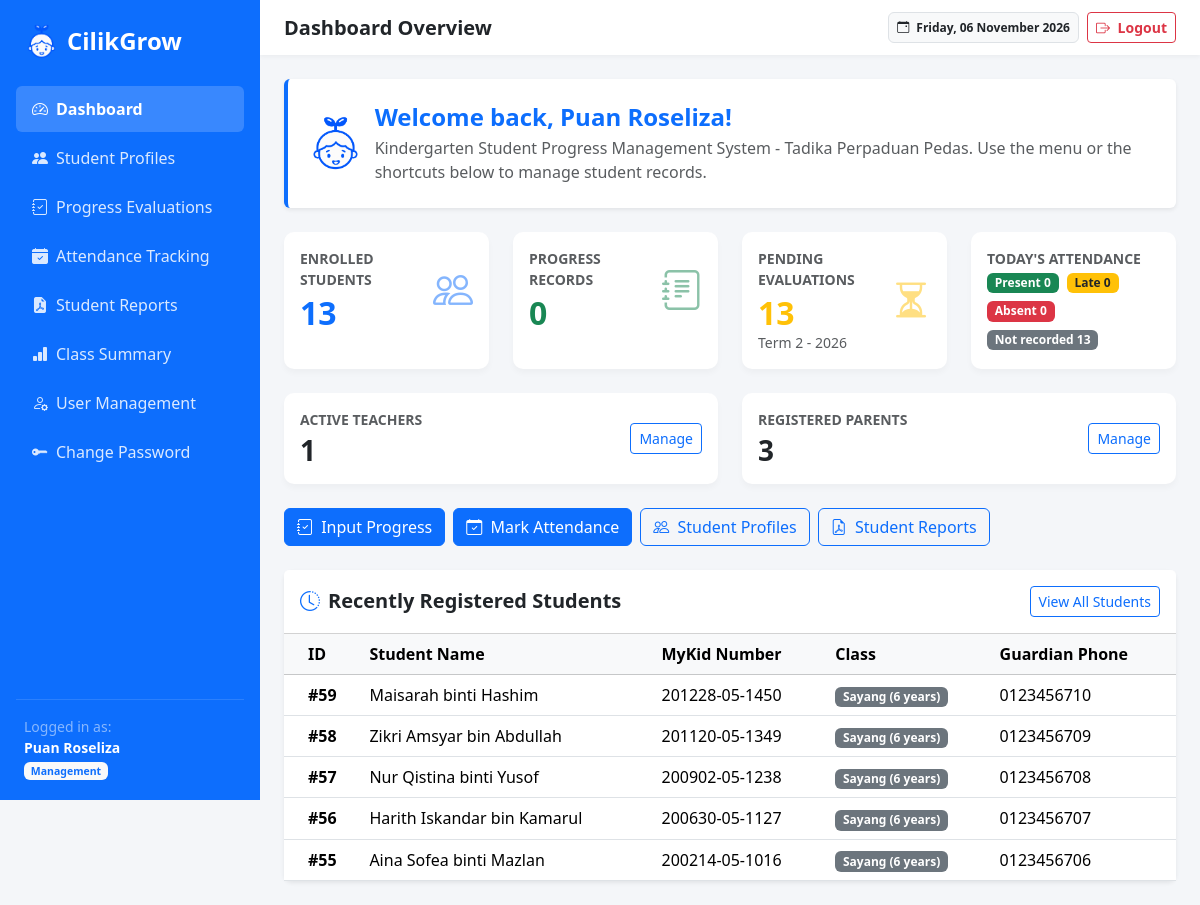
/dashboard.php (signed in), run on the app's committed database.
### tables this page shows
CREATE TABLE `students` (
  `student_id`     int(11)      NOT NULL AUTO_INCREMENT,
  `student_name`   varchar(100) NOT NULL,
  `mykid`          varchar(20)  NOT NULL,
  `gender`         enum('Male','Female') DEFAULT NULL,
  `class_name`     varchar(50)  NOT NULL,
  `date_of_birth`  date         DEFAULT NULL,
  `address`        text         DEFAULT NULL,
  `guardian_phone` varchar(20)  DEFAULT NULL,
  PRIMARY KEY (`student_id`),
  UNIQUE KEY `uq_students_mykid` (`mykid`)
);

### includes/auth.php (called while the page is built, shortened)
<?php
function e($value): string
{
    return htmlspecialchars((string)($value ?? ''), ENT_QUOTES, 'UTF-8');
}
function current_term(): string
{
    return ((int)date('n') <= 6) ? TERM_OPTIONS[0] : TERM_OPTIONS[1];
}

### dashboard.php (the view, shortened to what this page needs)
<?php
require_once __DIR__ . '/includes/auth.php';
$role = $_SESSION['role'];
$name = $_SESSION['full_name'] ?? $_SESSION['username'];
function scalar(mysqli $conn, string $sql, string $types = '', array $params = []): int
{
    $stmt = $conn->prepare($sql);
    if ($types !== '') {
        $stmt->bind_param($types, ...$params);
    }
    $stmt->execute();
    $row = $stmt->get_result()->fetch_row();
    return (int)($row[0] ?? 0);
}
$page_title = 'Dashboard Overview';
$active = 'dashboard';
    ?>
    <?php
$total_students    = scalar($conn, 'SELECT COUNT(*) FROM students');
$total_evaluations = scalar($conn, 'SELECT COUNT(*) FROM progress_records');
$term              = current_term();
$pending_evals     = scalar($conn, 'SELECT COUNT(*) FROM students s WHERE NOT EXISTS (SELECT 1 FROM progress_records p WHERE p.student_id = s.student_id AND p.academic_term = ?)', 's', [$term]);
$today = ['Present' => 0, 'Absent' => 0, 'Late' => 0];
$res = $conn->query("SELECT status, COUNT(*) AS c FROM attendance WHERE attendance_date = CURDATE() GROUP BY status");
while ($res && ($r = $res->fetch_assoc())) {
    $today[$r['status']] = (int)$r['c'];
}
$recorded_today = array_sum($today);
$not_recorded   = max(0, $total_students - $recorded_today);
$teacher_count = $parent_count = 0;
if ($role === 'Management') {
    $teacher_count = scalar($conn, "SELECT COUNT(*) FROM users WHERE role = 'Teacher' AND status = 'Active'");
    $parent_count  = scalar($conn, "SELECT COUNT(*) FROM users WHERE role = 'Parent' AND status = 'Active'");
}
$recent = [];
$res = $conn->query('SELECT * FROM students ORDER BY student_id DESC LIMIT 5');
while ($res && ($r = $res->fetch_assoc())) {
    $recent[] = $r;
}
include __DIR__ . '/includes/header.php';
?>
<div class="alert alert-primary border-0 shadow-sm bg-white border-start border-4 border-primary d-flex align-items-center p-4 mb-4">
    <img src="img/logo.png" alt="Logo" style="width:55px;height:55px;object-fit:contain;" class="me-3" onerror="this.style.display='none'">
    <div>
        <h4 class="fw-bold text-primary mb-1">Welcome back, <?= e($name); ?>!</h4>
        <p class="text-muted mb-0">Kindergarten Student Progress Management System - Tadika Perpaduan Pedas. Use the menu or the shortcuts below to manage student records.</p>
    </div>
</div>
<div class="row g-4 mb-4">
    <div class="col-md-6 col-xl-3">
        <div class="card stat-card p-3 bg-white h-100">
            <div class="d-flex justify-content-between align-items-center">
                <div><p class="text-muted small mb-1 text-uppercase fw-semibold">Enrolled Students</p><h2 class="fw-bold text-primary mb-0"><?= $total_students; ?></h2></div>
                <div class="fs-1 text-primary opacity-50"><i class="bi bi-people"></i></div>
            </div>
        </div>
    </div>
    <div class="col-md-6 col-xl-3">
        <div class="card stat-card p-3 bg-white h-100">
            <div class="d-flex justify-content-between align-items-center">
                <div><p class="text-muted small mb-1 text-uppercase fw-semibold">Progress Records</p><h2 class="fw-bold text-success mb-0"><?= $total_evaluations; ?></h2></div>
                <div class="fs-1 text-success opacity-50"><i class="bi bi-journal-text"></i></div>
            </div>
        </div>
    </div>
    <div class="col-md-6 col-xl-3">
        <div class="card stat-card p-3 bg-white h-100">
            <div class="d-flex justify-content-between align-items-center">
                <div><p class="text-muted small mb-1 text-uppercase fw-semibold">Pending Evaluations</p><h2 class="fw-bold text-warning mb-0"><?= $pending_evals; ?></h2><div class="text-muted small"><?= e($term); ?></div></div>
                <div class="fs-1 text-warning opacity-50"><i class="bi bi-hourglass-split"></i></div>
            </div>
        </div>
    </div>
    <div class="col-md-6 col-xl-3">
        <div class="card stat-card p-3 bg-white h-100">
            <p class="text-muted small mb-1 text-uppercase fw-semibold">Today's Attendance</p>
            <div class="d-flex gap-2 flex-wrap">
                <span class="badge bg-success">Present <?= $today['Present']; ?></span>
                <span class="badge bg-warning text-dark">Late <?= $today['Late']; ?></span>
                <span class="badge bg-danger">Absent <?= $today['Absent']; ?></span>
                <span class="badge bg-secondary">Not recorded <?= $not_recorded; ?></span>
            </div>
        </div>
    </div>
</div>
<?php if ($role === 'Management'): ?>
<div class="row g-4 mb-4">
    <div class="col-md-6">
        <div class="card stat-card p-3 bg-white"><div class="d-flex justify-content-between align-items-center">
            <div><p class="text-muted small mb-1 text-uppercase fw-semibold">Active Teachers</p><h3 class="fw-bold mb-0"><?= $teacher_count; ?></h3></div>
            <a href="users.php?role=Teacher" class="btn btn-sm btn-outline-primary">Manage</a></div></div>
    </div>
    <div class="col-md-6">
        <div class="card stat-card p-3 bg-white"><div class="d-flex justify-content-between align-items-center">
            <div><p class="text-muted small mb-1 text-uppercase fw-semibold">Registered Parents</p><h3 class="fw-bold mb-0"><?= $parent_count; ?></h3></div>
            <a href="users.php?role=Parent" class="btn btn-sm btn-outline-primary">Manage</a></div></div>
    </div>
</div>
<?php endif; ?>
<div class="d-flex flex-wrap gap-2 mb-4">
    <a href="evaluations.php" class="btn btn-primary"><i class="bi bi-journal-check me-1"></i> Input Progress</a>
    <a href="attendance.php" class="btn btn-primary"><i class="bi bi-calendar-check me-1"></i> Mark Attendance</a>
    <a href="students.php" class="btn btn-outline-primary"><i class="bi bi-people me-1"></i> Student Profiles</a>
    <a href="report.php" class="btn btn-outline-primary"><i class="bi bi-file-earmark-pdf me-1"></i> Student Reports</a>
</div>
<div class="card border-0 shadow-sm rounded-3">
    <div class="card-header bg-white py-3 d-flex justify-content-between align-items-center">
        <h5 class="fw-bold text-dark mb-0"><i class="bi bi-clock-history me-2 text-primary"></i>Recently Registered Students</h5>
        <a href="students.php" class="btn btn-sm btn-outline-primary">View All Students</a>
    </div>
    <div class="table-responsive">
        <table class="table table-hover mb-0 align-middle">
            <thead class="table-light"><tr><th class="ps-4">ID</th><th>Student Name</th><th>MyKid Number</th><th>Class</th><th>Guardian Phone</th></tr></thead>
            <tbody>
            <?php if (!$recent): ?>
                <tr><td colspan="5" class="text-center py-4 text-muted">No student records found.</td></tr>
            <?php else: foreach ($recent as $rs): ?>
                <tr>
                    <td class="ps-4 fw-semibold">#<?= (int)$rs['student_id']; ?></td>
                    <td><?= e($rs['student_name']); ?></td>
                    <td><?= e($rs['mykid'] ?? '-'); ?></td>
                    <td><span class="badge bg-secondary"><?= e($rs['class_name']); ?></span></td>
                    <td><?= e($rs['guardian_phone'] ?? '-'); ?></td>
                </tr>
            <?php endforeach; endif; ?>
            </tbody>
        </table>
    </div>
</div>
<?php include __DIR__ . '/includes/footer.php'; ?>

### includes/header.php (shortened to what this page needs)
<?php
require_once __DIR__ . '/auth.php';
$role         = $_SESSION['role'] ?? '';
$display_name = $_SESSION['full_name'] ?? ($_SESSION['username'] ?? 'User');
$page_title   = $page_title ?? 'CilikGrow';
$active       = $active ?? '';
$staff        = ['Management', 'Teacher'];
$menu = [
    ['dashboard',     'dashboard.php',     'bi-speedometer2',          'Dashboard',           ['Management', 'Teacher', 'Parent']],
    ['students',      'students.php',      'bi-people-fill',           'Student Profiles',    $staff],
    ['evaluations',   'evaluations.php',   'bi-journal-check',         'Progress Evaluations', $staff],
    ['attendance',    'attendance.php',    'bi-calendar-check-fill',   'Attendance Tracking', $staff],
    ['report',        'report.php',        'bi-file-earmark-pdf-fill', $role === 'Parent' ? 'Child Progress Report' : 'Student Reports', ['Management', 'Teacher', 'Parent']],
    ['class_summary', 'class_summary.php', 'bi-bar-chart-fill',        'Class Summary',       $staff],
    ['my_attendance', 'my_attendance.php', 'bi-calendar2-week-fill',   'Child Attendance',    ['Parent']],
    ['users',         'users.php',         'bi-person-gear',           'User Management',     ['Management']],
    ['change_password', 'change_password.php', 'bi-key-fill',          'Change Password',     ['Management', 'Teacher', 'Parent']],
];
?>
<!DOCTYPE html>
<html lang="en">
<head>
    <link href="https://cdn.jsdelivr.net/npm/bootstrap@5.3.2/dist/css/bootstrap.min.css" rel="stylesheet">
    <link href="https://cdn.jsdelivr.net/npm/bootstrap-icons@1.11.1/font/bootstrap-icons.css" rel="stylesheet">
</head>
<body>
<aside class="offcanvas-lg offcanvas-start sidebar" tabindex="-1" id="sidebarMenu" aria-label="Main menu">
    <div class="sidebar-inner d-flex flex-column h-100">
        <div class="d-flex align-items-center justify-content-between px-2 py-2 mb-3">
            <div class="d-flex align-items-center">
                <img src="img/logo.png" alt="CilikGrow logo" style="width:35px;height:35px;object-fit:contain;" class="me-2" onerror="this.style.display='none'">
                <h4 class="fw-bold text-white mb-0">CilikGrow</h4>
            </div>
        </div>
        <nav class="flex-column mb-auto">
            <?php foreach ($menu as [$key, $href, $icon, $label, $roles]): ?>
                <?php if (in_array($role, $roles, true)): ?>
                    <a href="<?= e($href); ?>" class="nav-link-item <?= $active === $key ? 'active' : ''; ?>">
                        <i class="bi <?= e($icon); ?> me-2"></i><?= e($label); ?>
                    </a>
                <?php endif; ?>
            <?php endforeach; ?>
        </nav>
        <hr class="text-white-50">
        <div class="px-2 pb-1 text-white-50 small">
            <div>Logged in as:</div>
            <div class="fw-bold text-white"><?= e($display_name); ?></div>
            <span class="badge bg-light text-primary mt-1"><?= e($role); ?></span>
        </div>
    </div>
</aside>
<div class="main-wrap">
    <div class="topbar d-flex justify-content-between align-items-center">
        <div class="d-flex align-items-center gap-2">
            <h5 class="fw-bold mb-0 text-dark"><?= e($page_title); ?></h5>
        </div>
        <div class="d-flex align-items-center gap-2">
            <span class="badge bg-light text-dark border p-2 d-none d-md-inline"><i class="bi bi-calendar-event me-1"></i> <?= date('l, d F Y'); ?></span>
            <a href="logout.php" class="btn btn-outline-danger btn-sm fw-semibold"><i class="bi bi-box-arrow-right me-1"></i> Logout</a>
        </div>
    </div>
    <main class="main-content">

### includes/footer.php (shortened to what this page needs)
    </main>
</div>
</body>
</html>

### includes/header.php (style rules this page uses)
body { background-color: #f4f6f9; font-family: 'Segoe UI', Tahoma, Geneva, Verdana, sans-serif; }
.sidebar { --bs-offcanvas-width: 260px; }
.sidebar-inner { background: #0d6efd; color: #fff; padding: 1rem; overflow-y: auto; }
.sidebar .nav-link-item { color: rgba(255,255,255,.85); text-decoration: none; padding: 11px 16px; display: block; border-radius: 6px; margin: 3px 0; transition: all .2s; }
.sidebar .nav-link-item:hover, .sidebar .nav-link-item.active { background: rgba(255,255,255,.18); color: #fff; font-weight: 600; }
.topbar { background: #fff; padding: 12px 24px; box-shadow: 0 2px 4px rgba(0,0,0,.04); }
.main-content { padding: 24px; }
.stat-card { border: none; border-radius: 10px; box-shadow: 0 4px 6px rgba(0,0,0,.03); transition: transform .2s; }
@media (min-width: 992px) { .sidebar { position: fixed !important; top: 0; left: 0; bottom: 0; width: 260px !important; height: 100vh !important; z-index: 100; } }
@media (min-width: 992px) { .main-wrap { margin-left: 260px; } }

### data on the page
students: student_id "59", student_name "Maisarah binti Hashim", mykid "201228-05-1450", class_name "Sayang (6 years)", guardian_phone "0123456710"
students: student_id "58", student_name "Zikri Amsyar bin Abdullah", mykid "201120-05-1349", class_name "Sayang (6 years)", guardian_phone "0123456709"
students: student_id "57", student_name "Nur Qistina binti Yusof", mykid "200902-05-1238", class_name "Sayang (6 years)", guardian_phone "0123456708"
students: student_id "56", student_name "Harith Iskandar bin Kamarul", mykid "200630-05-1127", class_name "Sayang (6 years)", guardian_phone "0123456707"
students: student_id "55", student_name "Aina Sofea binti Mazlan", mykid "200214-05-1016", class_name "Sayang (6 years)", guardian_phone "0123456706"

### other printed values
$label "Dashboard"
$label "Student Profiles"
$label "Progress Evaluations"
$label "Attendance Tracking"
$label "Student Reports"
$label "Class Summary"
$label "User Management"
$label "Change Password"
$display_name "Puan Roseliza"
$role "Management"
$page_title "Dashboard Overview"
$name "Puan Roseliza"
$total_students "13"
$total_evaluations "0"
$pending_evals "13"
